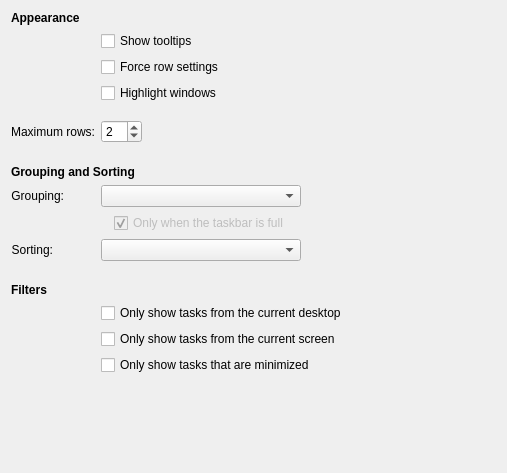
<?xml version="1.0" encoding="UTF-8"?>
<ui version="4.0">
 <class>tasksConfig</class>
 <widget class="QWidget" name="tasksConfig">
  <property name="geometry">
   <rect>
    <x>0</x>
    <y>0</y>
    <width>507</width>
    <height>473</height>
   </rect>
  </property>
  <layout class="QFormLayout" name="formLayout">
   <item row="4" column="1">
    <widget class="QCheckBox" name="fillRows">
     <property name="text">
      <string>Force row settings</string>
     </property>
    </widget>
   </item>
   <item row="6" column="1">
    <widget class="QCheckBox" name="highlightWindows">
     <property name="text">
      <string>Highlight windows</string>
     </property>
    </widget>
   </item>
   <item row="7" column="1">
    <spacer name="verticalSpacer_6">
     <property name="orientation">
      <enum>Qt::Vertical</enum>
     </property>
     <property name="sizeType">
      <enum>QSizePolicy::Fixed</enum>
     </property>
     <property name="sizeHint" stdset="0">
      <size>
       <width>64</width>
       <height>5</height>
      </size>
     </property>
    </spacer>
   </item>
   <item row="9" column="1">
    <layout class="QHBoxLayout" name="horizontalLayout">
     <item>
      <widget class="KIntSpinBox" name="maxRows">
       <property name="minimum">
        <number>1</number>
       </property>
       <property name="value">
        <number>2</number>
       </property>
      </widget>
     </item>
     <item>
      <spacer name="horizontalSpacer_2">
       <property name="orientation">
        <enum>Qt::Horizontal</enum>
       </property>
       <property name="sizeHint" stdset="0">
        <size>
         <width>47</width>
         <height>23</height>
        </size>
       </property>
      </spacer>
     </item>
    </layout>
   </item>
   <item row="14" column="1">
    <layout class="QHBoxLayout" name="horizontalLayout_2">
     <item>
      <widget class="QComboBox" name="groupingStrategy">
       <property name="minimumSize">
        <size>
         <width>200</width>
         <height>0</height>
        </size>
       </property>
      </widget>
     </item>
     <item>
      <spacer name="horizontalSpacer_3">
       <property name="orientation">
        <enum>Qt::Horizontal</enum>
       </property>
       <property name="sizeHint" stdset="0">
        <size>
         <width>40</width>
         <height>20</height>
        </size>
       </property>
      </spacer>
     </item>
    </layout>
   </item>
   <item row="15" column="1">
    <layout class="QHBoxLayout" name="horizontalLayout_4">
     <item>
      <spacer name="horizontalSpacer">
       <property name="orientation">
        <enum>Qt::Horizontal</enum>
       </property>
       <property name="sizeType">
        <enum>QSizePolicy::Fixed</enum>
       </property>
       <property name="sizeHint" stdset="0">
        <size>
         <width>13</width>
         <height>20</height>
        </size>
       </property>
      </spacer>
     </item>
     <item>
      <widget class="QCheckBox" name="groupWhenFull">
       <property name="enabled">
        <bool>false</bool>
       </property>
       <property name="text">
        <string>Only when the taskbar is full</string>
       </property>
       <property name="checked">
        <bool>true</bool>
       </property>
      </widget>
     </item>
    </layout>
   </item>
   <item row="16" column="0">
    <widget class="QLabel" name="label_2">
     <property name="text">
      <string>Sorting:</string>
     </property>
     <property name="alignment">
      <set>Qt::AlignRight|Qt::AlignTrailing|Qt::AlignVCenter</set>
     </property>
     <property name="buddy">
      <cstring>sortingStrategy</cstring>
     </property>
    </widget>
   </item>
   <item row="16" column="1">
    <layout class="QHBoxLayout" name="horizontalLayout_3">
     <item>
      <widget class="QComboBox" name="sortingStrategy">
       <property name="minimumSize">
        <size>
         <width>200</width>
         <height>0</height>
        </size>
       </property>
      </widget>
     </item>
     <item>
      <spacer name="horizontalSpacer_4">
       <property name="orientation">
        <enum>Qt::Horizontal</enum>
       </property>
       <property name="sizeHint" stdset="0">
        <size>
         <width>40</width>
         <height>20</height>
        </size>
       </property>
      </spacer>
     </item>
    </layout>
   </item>
   <item row="17" column="1">
    <spacer name="verticalSpacer_4">
     <property name="orientation">
      <enum>Qt::Vertical</enum>
     </property>
     <property name="sizeType">
      <enum>QSizePolicy::Fixed</enum>
     </property>
     <property name="sizeHint" stdset="0">
      <size>
       <width>20</width>
       <height>10</height>
      </size>
     </property>
    </spacer>
   </item>
   <item row="22" column="1">
    <spacer name="verticalSpacer">
     <property name="orientation">
      <enum>Qt::Vertical</enum>
     </property>
     <property name="sizeHint" stdset="0">
      <size>
       <width>0</width>
       <height>5</height>
      </size>
     </property>
    </spacer>
   </item>
   <item row="18" column="0" colspan="2">
    <widget class="QLabel" name="label_4">
     <property name="font">
      <font>
       <weight>75</weight>
       <bold>true</bold>
      </font>
     </property>
     <property name="text">
      <string>Filters</string>
     </property>
    </widget>
   </item>
   <item row="11" column="0" colspan="2">
    <widget class="QLabel" name="label_6">
     <property name="font">
      <font>
       <weight>75</weight>
       <bold>true</bold>
      </font>
     </property>
     <property name="text">
      <string>Grouping and Sorting</string>
     </property>
    </widget>
   </item>
   <item row="0" column="0" colspan="2">
    <widget class="QLabel" name="label_5">
     <property name="font">
      <font>
       <weight>75</weight>
       <bold>true</bold>
      </font>
     </property>
     <property name="text">
      <string>Appearance</string>
     </property>
    </widget>
   </item>
   <item row="9" column="0">
    <widget class="QLabel" name="label_3">
     <property name="text">
      <string>Maximum rows:</string>
     </property>
     <property name="alignment">
      <set>Qt::AlignRight|Qt::AlignTrailing|Qt::AlignVCenter</set>
     </property>
     <property name="buddy">
      <cstring>maxRows</cstring>
     </property>
    </widget>
   </item>
   <item row="14" column="0">
    <widget class="QLabel" name="label">
     <property name="text">
      <string>Grouping:</string>
     </property>
     <property name="alignment">
      <set>Qt::AlignRight|Qt::AlignTrailing|Qt::AlignVCenter</set>
     </property>
     <property name="buddy">
      <cstring>groupingStrategy</cstring>
     </property>
    </widget>
   </item>
   <item row="10" column="0">
    <spacer name="verticalSpacer_2">
     <property name="orientation">
      <enum>Qt::Vertical</enum>
     </property>
     <property name="sizeType">
      <enum>QSizePolicy::Fixed</enum>
     </property>
     <property name="sizeHint" stdset="0">
      <size>
       <width>64</width>
       <height>10</height>
      </size>
     </property>
    </spacer>
   </item>
   <item row="2" column="1">
    <widget class="QCheckBox" name="showTooltip">
     <property name="text">
      <string>Show tooltips</string>
     </property>
    </widget>
   </item>
   <item row="19" column="1">
    <widget class="QCheckBox" name="showOnlyCurrentDesktop">
     <property name="text">
      <string>Only show tasks from the current desktop</string>
     </property>
    </widget>
   </item>
   <item row="20" column="1">
    <widget class="QCheckBox" name="showOnlyCurrentScreen">
     <property name="text">
      <string>Only show tasks from the current screen</string>
     </property>
    </widget>
   </item>
   <item row="21" column="1">
    <widget class="QCheckBox" name="showOnlyMinimized">
     <property name="text">
      <string>Only show tasks that are minimized</string>
     </property>
    </widget>
   </item>
  </layout>
 </widget>
 <customwidgets>
  <customwidget>
   <class>KIntSpinBox</class>
   <extends>QSpinBox</extends>
   <header>knuminput.h</header>
  </customwidget>
 </customwidgets>
 <resources/>
 <connections/>
</ui>
